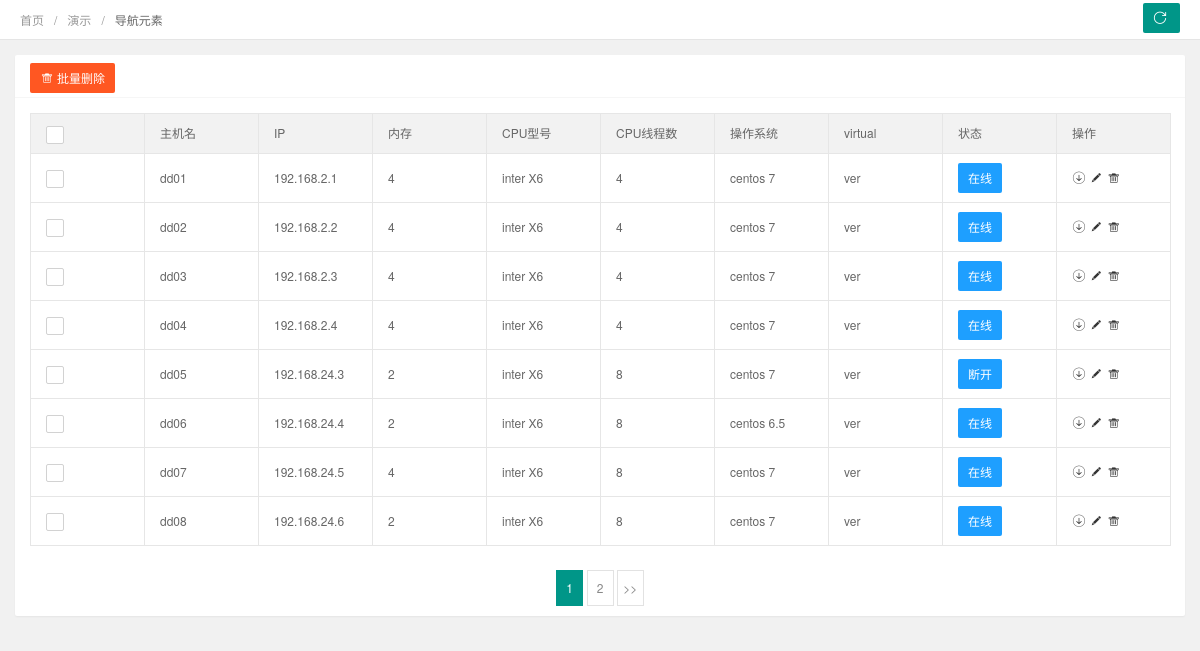
Page /asset/server_info/ on the earlier database version.
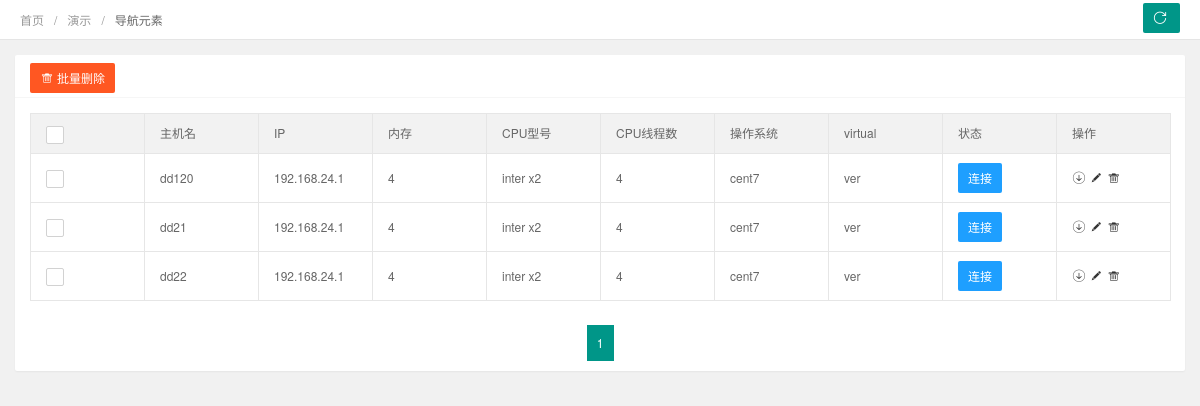
Same page on the later database version.
### cmdb/models.py (models this page shows, shortened)
class hostinfo(models.Model):
    hostname = models.CharField(u'主机名', max_length=255)
    ip = models.CharField(u'IP地址', max_length=50)
    mem = models.IntegerField(u'内存')
    cpu = models.CharField(u'cpu', max_length=255)
    cpus = models.IntegerField(u'cpus')
    os = models.CharField(u'os', max_length=255)
    virtual1 = models.CharField(u'virtual', max_length=255)
    status = models.CharField(u'状态', max_length=50)
    class Meta:
        db_table = "t_host_info"

### cmdb/views.py (the view)
# urls.py: path('server_info/',server_info,name='server_info'),
def server_info(request):
    if request.method == "GET":
        server_info_list = models.hostinfo.objects.all()
        paginator = Paginator(server_info_list,8)       # 实例化结果集,每页八条数据
        page = request.GET.get("page")      # 接收网页中page值
        try:
            server_info_obj = paginator.page(page)
        except PageNotAnInteger:    # 不存在的页码，返回第一页
            server_info_obj = paginator.page(1)
        except EmptyPage:
            server_info_obj = paginator.page(paginator.num_pages)
        return render(request,"member-list.html",{"server_info_list":server_info_obj})

### cmdb/templates/member-list.html (shortened to what this page needs)
{% load staticfiles %}
<!DOCTYPE html>
<html class="x-admin-sm">
    <head>
        <link rel="stylesheet" href="{% static 'css/font.css' %}">
        <link rel="stylesheet" href="{% static 'css/xadmin.css' %}">
    </head>
    <body>
        <div class="x-nav">
          <span class="layui-breadcrumb">
            <a href="">首页</a>
            <a href="">演示</a>
            <a>
              <cite>导航元素</cite></a>
          </span>
          <a class="layui-btn layui-btn-small" style="line-height:1.6em;margin-top:3px;float:right" onclick="location.reload()" title="刷新">
            <i class="layui-icon layui-icon-refresh" style="line-height:30px"></i></a>
        </div>
        <div class="layui-fluid">
            <div class="layui-row layui-col-space15">
                <div class="layui-col-md12">
                    <div class="layui-card">
                        <div class="layui-card-header">
                            <button class="layui-btn layui-btn-danger" onclick="delAll()"><i class="layui-icon"></i>批量删除</button>
                        </div>
                        <div class="layui-card-body layui-table-body layui-table-main">
                            <table class="layui-table layui-form">
                                <thead>
                                  <tr>
                                    <th>
                                    </th>
                                    <th>主机名</th>
                                    <th>IP</th>
                                    <th>内存</th>
                                    <th>CPU型号</th>
                                    <th>CPU线程数</th>
                                    <th>操作系统</th>
                                    <th>virtual</th>
                                      <th>状态</th>
                                      <th>操作</th>
                                  </tr>
                                </thead>
                                <tbody>
                                {% for server_info in server_info_list %}
                                  <tr>
                                    <td>
                                    </td>
                                    <td>{{ server_info.hostname }}</td>
                                    <td>{{ server_info.ip }}</td>
                                    <td>{{ server_info.mem }}</td>
                                    <td>{{ server_info.cpu }}</td>
                                    <td>{{ server_info.cpus }}</td>
                                      <td>{{ server_info.os }}</td>
                                      <td>{{ server_info.virtual1 }}</td>
                                    <td class="td-status">
                                      <span class="layui-btn layui-btn-normal layui-btn-mini">{{ server_info.status }}</span></td>
                                    <td class="td-manage">
                                      <a onclick="member_stop(this,'10001')" href="javascript:;"  title="启用">
                                        <i class="layui-icon">&#xe601;</i>
                                      </a>
                                      <a title="编辑"  onclick="xadmin.open('编辑','member-edit.html',600,400)" href="javascript:;">
                                        <i class="layui-icon">&#xe642;</i>
                                      </a>
                                      <a title="删除" onclick="member_del(this,'{{ server_info.id }}')" href="javascript:;">
                                        <i class="layui-icon">&#xe640;</i>
                                      </a>
                                    </td>
                                  </tr>
                                {% endfor %}
                                </tbody>
                            </table>
                        </div>
                        <div class="layui-card-body ">
                            <div class="page">
                                <div>
                                {% for page_num in server_info_list.paginator.page_range %}
                                    {% if page_num == server_info_list.number %}
                                        <span class="current" href="?page={{ page_num }}">{{ page_num }}</span>
                                    {% else %}
                                        <a class="num" href="?page={{ page_num }}">{{ page_num }}</a>
                                    {% endif %}
                                {% endfor %}
                                {% if server_info_list.has_next %}
                                  <a class="next" href="?page={{ server_info_list.next_page_number }}">&gt;&gt;</a>
                                {% endif %}
                                </div>
                            </div>
                        </div>
                    </div>
                </div>
            </div>
        </div>
    </body>
</html>

### cmdb/static/css/xadmin.css (style rules this page uses)
* { margin: 0px; padding: 0px; font-family: "Helvetica Neue", Helvetica, Arial, sans-serif; }
a { text-decoration: none; }
html { width: 100%; height: 100%; overflow-x:hidden; overflow-y:auto; }
body { width: 100%; min-height: 100%; background: #f1f1f1; }
.layui-fluid { padding:15px; }
.x-nav { padding: 0 20px; position: relative; z-index: 99; border-bottom: 1px solid #e5e5e5; line-height: 39px; height: 39px; overflow: hidden; background: #fff; }
.page { text-align: center; }
.page span { display: inline-block; padding: 5px; min-width: 15px; border: 1px solid #E2E2E2; }
.page span.current { display: inline-block; background: #009688; color: #fff; padding: 5px; min-width: 15px; border: 1px solid #009688; }
.layui-table td, .layui-table th { min-width: 80px; }
table th, table td { word-break: break-all; }
.x-admin-sm { font-size: 12px; }
.x-admin-sm body { font-size: 12px; }
.x-admin-sm .layui-table td, .x-admin-sm .layui-table th { font-size: 12px; }
.x-admin-sm .layui-icon { font-size: 14px; }
.x-admin-sm .layui-breadcrumb>* { font-size: 12px; }
.x-admin-sm .layui-btn,.x-admin-sm .layui-btn-xs,.x-admin-sm .layui-btn-sm { font-size: 12px; }
.x-admin-sm .layui-btn { height: 30px; line-height: 30px; padding: 0 10px; }

Differences in the rows shown:
removed hostinfo: hostname "dd01", ip "192.168.2.1", mem "4", cpu "inter X6", cpus "4", os "centos 7", virtual1 "ver", status "在线"
removed hostinfo: hostname "dd02", ip "192.168.2.2", mem "4", cpu "inter X6", cpus "4", os "centos 7", virtual1 "ver", status "在线"
removed hostinfo: hostname "dd03", ip "192.168.2.3", mem "4", cpu "inter X6", cpus "4", os "centos 7", virtual1 "ver", status "在线"
removed hostinfo: hostname "dd04", ip "192.168.2.4", mem "4", cpu "inter X6", cpus "4", os "centos 7", virtual1 "ver", status "在线"
removed hostinfo: hostname "dd05", ip "192.168.24.3", mem "2", cpu "inter X6", cpus "8", os "centos 7", virtual1 "ver", status "断开"
removed hostinfo: hostname "dd06", ip "192.168.24.4", mem "2", cpu "inter X6", cpus "8", os "centos 6.5", virtual1 "ver", status "在线"
removed hostinfo: hostname "dd07", ip "192.168.24.5", mem "4", cpu "inter X6", cpus "8", os "centos 7", virtual1 "ver", status "在线"
removed hostinfo: hostname "dd08", ip "192.168.24.6", mem "2", cpu "inter X6", cpus "8", os "centos 7", virtual1 "ver", status "在线"
added hostinfo: hostname "dd120", ip "192.168.24.1", mem "4", cpu "inter x2", cpus "4", os "cent7", virtual1 "ver", status "连接"
added hostinfo: hostname "dd21", ip "192.168.24.1", mem "4", cpu "inter x2", cpus "4", os "cent7", virtual1 "ver", status "连接"
added hostinfo: hostname "dd22", ip "192.168.24.1", mem "4", cpu "inter x2", cpus "4", os "cent7", virtual1 "ver", status "连接"
Other differences:
list line gone: "2"
